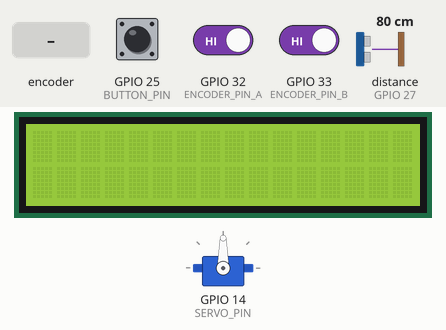
A sketch run on a simulated ESP32. Parts: 16×2 character LCD, servo. Wiring (inferred from the names in the program): ultrasonic range finder: trigger GPIO 26; echo GPIO 27. Inputs (shaded band) come from the test bench; at power-on: distance to the obstacle (sensor on GPIO 27) 80 cm, GPIO 25 (BUTTON_PIN) HIGH, GPIO 32 (ENCODER_PIN_A) HIGH, GPIO 33 (ENCODER_PIN_B) HIGH. The echo pulse lasts 58.3 µs per cm; what the sketch prints to the serial monitor is not drawn.

Above: at 1.2 s.
1.3 s: distance to the obstacle (sensor on GPIO 27) set to 53 cm
2.8 s: distance to the obstacle (sensor on GPIO 27) set to 45 cm
At 4.0 s:
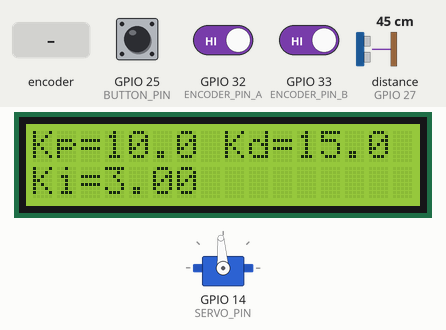
5.8 s: distance to the obstacle (sensor on GPIO 27) set to 18 cm
7.5 s: rotary encoder on GPIO 32 (ENCODER_PIN_A) / GPIO 33 (ENCODER_PIN_B) turned 3 steps (first pin leading)
At 8.5 s:
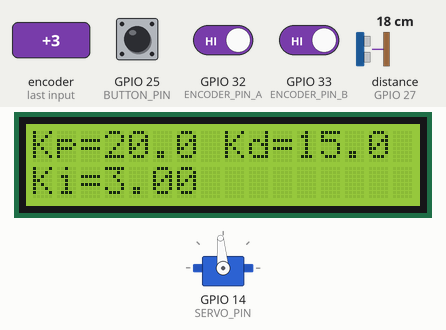
9.6 s: rotary encoder on GPIO 32 (ENCODER_PIN_A) / GPIO 33 (ENCODER_PIN_B) turned 1 step (first pin leading)
At 10.4 s:
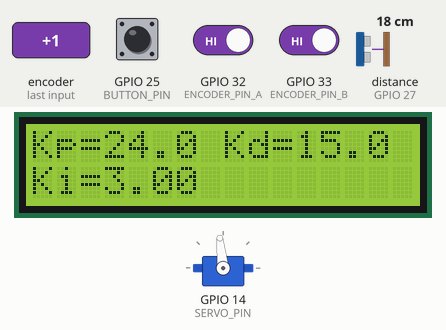
Timing chart, 0 to 13.8 s (numbered marks = the images above; inputs shaded):
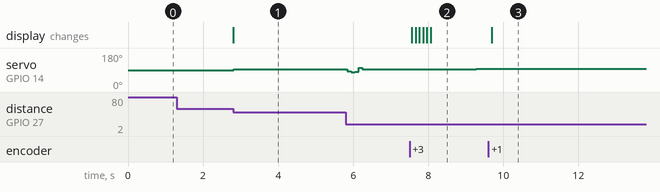

The sketch:

trabalho.ino
```cpp
#include <ESP32Servo.h> // Biblioteca compatível com ESP32 baixar na
#include <LiquidCrystal.h>

#define NUM_SAMPLES 4  // Número de amostras para média móvel
#define MAX_VARIATION 30  // Variação máxima aceitável entre leituras consecutivas (cm)
#define SERVO_PIN 14  // Pino PWM do Servo
#define TRIG_PIN 26   // Trigger do sensor ultrassônico
#define ECHO_PIN 27   // Echo do sensor ultrassônico (usar divisor de tensão)
#define ENCODER_PIN_A  32  // Pino A do encoder
#define ENCODER_PIN_B  33  // Pino B do encoder
#define BUTTON_PIN  25    // Pino do botão do encoder (sw)
// Servo
Servo myServo;

// LCD
LiquidCrystal lcd(19, 23, 18, 17, 16, 15);

// Variáveis do controlador PID
double P,I,D;
double setpoint = 22.0;
double PID;
double Kp = 10; // 25
double Ki = 3;
double Kd = 15; // 22
double lastError = 0;
double timeNow = 0;
double lastTime = 0;
const int period = 100;
double integral=0;
// Configuração do Encoder
volatile double encoderValue = 0;  // Variável para armazenar o valor do encoder
int lastEncoded = 0;            // Variável para armazenar o estado anterior do encoder
unsigned long lastChangeTime = 0;  // Variável para armazenar o último tempo de mudança
int sw_k = 0;
int cont = 0;
bool lastButtonState = LOW;

void setup() {
  Serial.begin(115200);
  lcd.begin(16, 2);

  // Condiguracao do servo
	myServo.attach(SERVO_PIN);

  // Configuração do sensor ultrassônico
  pinMode(TRIG_PIN, OUTPUT);
  pinMode(ECHO_PIN, INPUT);

  // Configuração do Encoder
  pinMode(ENCODER_PIN_A, INPUT_PULLUP);
  pinMode(ENCODER_PIN_B, INPUT_PULLUP);
  pinMode(BUTTON_PIN, INPUT_PULLUP);
  attachInterrupt(digitalPinToInterrupt(ENCODER_PIN_A), updateEncoder, CHANGE);
  attachInterrupt(digitalPinToInterrupt(ENCODER_PIN_B), updateEncoder, CHANGE);

  lastTime = timeNow = millis();  // Inicia o tempo do PID
}

void loop() {
  if (millis() > timeNow + period){
    timeNow = millis();
    float distance = filteredDistance();
    updatePIDValues();

    // Cálculo do erro
    double error = setpoint - distance;
    double vel = (error - lastError) / (period / 1000.0);
    // Cálculo do PID
    P = Kp * error;
    //I = (abs(error)>1 && abs(error)<5) ? I + (Ki * error) : 0;
    integral += error * (period / 1000.0);  // Integral acumulada (convertida para segundos)
    I = Ki * integral;
    D = Kd * vel;  // Derivativo
    lastError = error;

    PID = P + I + D;
    //int servoPulse = map(angle, 0, 45, SERVO_MIN_US, SERVO_MAX_US);

    // Escreve no servo com precisão em microsegundos
    Serial.print("PID: ");
    Serial.print(PID*0.2 +1480);
    PID = constrain(PID*0.2 + 1485, 1300, 1600); // limita entre 1300 e 1600 microsegundos

    myServo.writeMicroseconds(PID);

    Serial.print(" | I: ");
    Serial.print(I);
    Serial.print(" | Dist: ");
    Serial.println(distance);

    printValues(Kp, Kd, Ki);
  }
}

// Função de interrupção para atualizar o valor do encoder
void updateEncoder() {
  int MSB = digitalRead(ENCODER_PIN_A);  // Lê o pino A
  int LSB = digitalRead(ENCODER_PIN_B);  // Lê o pino B

  int encoded = (MSB << 1) | LSB;  // Combina os dois pinos em um número
  int sum = (lastEncoded << 2) | encoded;  // Combina o estado anterior e atual

  if (sum == 0b1101 || sum == 0b0100 || sum == 0b0010 || sum == 0b1011) encoderValue = encoderValue + 1;
  if (sum == 0b1110 || sum == 0b0111 || sum == 0b0001 || sum == 0b1000) encoderValue = encoderValue - 1;

  lastEncoded = encoded;  // Atualiza o estado anterior
  lastChangeTime = millis();  // Atualiza o tempo da última mudança
}

void printValues(float kp, float kd, float ki) {
  char buffer1[16], buffer2[16];
  snprintf(buffer1, sizeof(buffer1), "Kp=%.1f Kd=%.1f", kp, kd);
  snprintf(buffer2, sizeof(buffer2), "Ki=%.2f", ki);

  lcd.setCursor(0, 0);
  lcd.print(buffer1);
  lcd.setCursor(0, 1);
  lcd.print(buffer2);
}

void updatePIDValues() {
  bool currentButtonState = digitalRead(BUTTON_PIN);
  // Verifica se o botão do encoder foi pressionado
  if (cont == 150) {
    if (currentButtonState == LOW && lastButtonState == HIGH) {
      sw_k += 1;
      if (sw_k == 3) sw_k = 0;
    }
    lastButtonState = currentButtonState; // pra evitar mais de uma pressionada
  } else {
    cont += 1;
  }

  // Atualizando valores de K em uma escala diferente pra cada um
  if (sw_k == 0) {
    Kp = constrain(Kp + encoderValue * 1.0, 0, 100);
  } else if (sw_k == 1) {
    Kd = constrain(Kd + encoderValue * 1.0, 0, 100);
  } else {
    Ki = constrain(Ki + encoderValue * 0.01, 0.00, 5.0);
  }

  // Reseta o valor do encoder após cada leitura
  encoderValue = 0;
}

float filteredDistance() {
  static float readings[NUM_SAMPLES] = {0};  // Buffer de leituras
  static int index = 0;
  static float lastValid = 20;  // Última distância válida (inicialmente 20 cm)
  float newReading = 0;

  do {
   newReading = getDistance();  // Obtém nova leitura do sensor
  } while(newReading > 50 || newReading < 0);

  // Descartar leituras anômalas (muito diferentes da última válida)
  if (abs(newReading - lastValid) > MAX_VARIATION) {
    return lastValid;  // Mantém a última leitura válida
  }

  // Atualiza buffer circular
  readings[index] = newReading;
  index = (index + 1) % NUM_SAMPLES;

  // Calcula a média das leituras armazenadas
  float sum = 0;
  for (int i = 0; i < NUM_SAMPLES; i++) {
    sum += readings[i];
  }
  lastValid = sum / float(NUM_SAMPLES);  // Atualiza última leitura válida

  return int(lastValid);
}


float getDistance(){
  digitalWrite(TRIG_PIN, LOW);
  delayMicroseconds(2);
  digitalWrite(TRIG_PIN, HIGH);
  delayMicroseconds(10);
  digitalWrite(TRIG_PIN, LOW);

  return int(pulseIn(ECHO_PIN, HIGH) * 0.01715);
}
```

Measured:
- the behaviour switches between 51 and 50 cm on distance to the obstacle (sensor on GPIO 27) (found by bisection; images 0 and 1)
- after the input at 1.3 s, every drawn part: stays the same
- after the input at 2.8 s, servo on GPIO 14 (SERVO_PIN): 90° → 93° at once, → 94° 0.20 s later, → 95° 1.6 s later; the display: changes at once (image 1)
- after the input at 7.5 s, servo on GPIO 14 (SERVO_PIN): 94° → 95° after 0.26 s instead of 0.97 s; the display: first changes after 0.06 s (image 2 shows a later state)
- after the input at 9.6 s, servo on GPIO 14 (SERVO_PIN): 96° → 97° after 3.0 s; the display: changes after 0.09 s (image 3)
